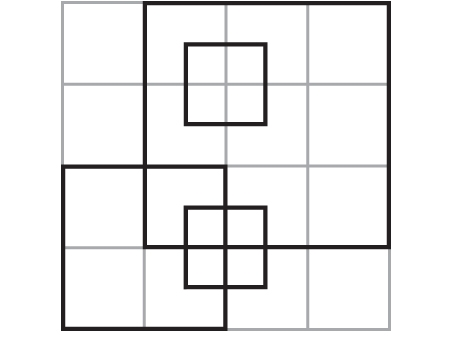
#> input picture SEC6/box.jpg, 454 x 353 px
$ python harris_detector.py
#> lines starting #> are read from the running program, lines starting #| are printed output that depends on the picture; after the words box and inside, x2 and y2 are one past the last pixel; in counts of white or black regions, pixels touching at a corner belong together
import cv2
import numpy as np
img = cv2.imread('box.jpg')
#> img is the input picture: shape (353, 454, 3); mean B, G, R 239.3, 239.2, 239.4
# corners detection
gray = cv2.cvtColor(img, cv2.COLOR_BGR2GRAY)
gray = np.float32(gray)
corners = cv2.cornerHarris(gray, 2, 3, 0.04)
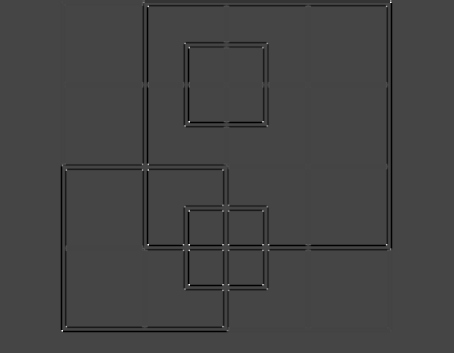
#> corners: shape (353, 454) float32; min -98918944, max 266254544, mean -2722456.2; drawn with min black and max white
corners = cv2.dilate(corners, None)
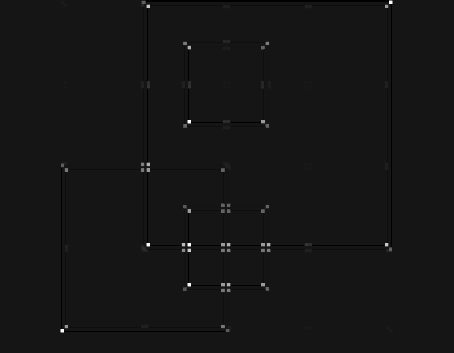
#> corners: shape (353, 454) float32; min -24729736, max 266254544, mean 250423.8; drawn with min black and max white
th = corners > 0.01 * corners.max()
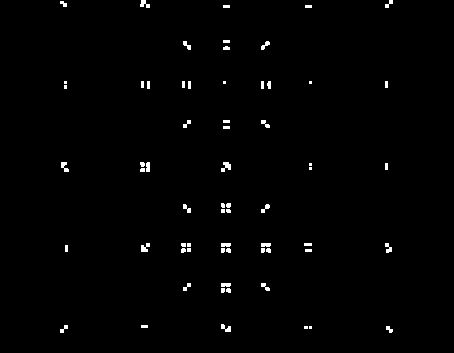
#> th: shape (353, 454) bool; 1% white; 64 white regions (18 under 20 px), largest, box (x1, y1, x2, y2) and area: (221, 162, 231, 172) 60, (141, 243, 150, 252) 53, (140, 0, 150, 8) 48
img[th] = [0, 0, 255]
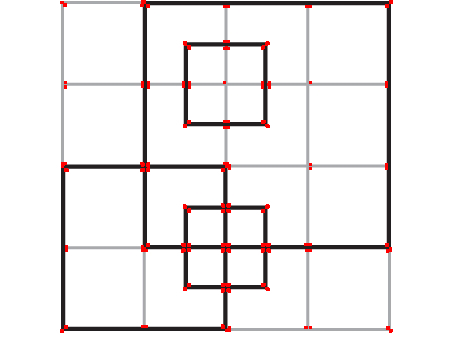
#> img: shape (353, 454, 3); 1.03% of pixels changed, all inside (x1, y1, x2, y2) = (60, 0, 393, 333)
cv2.imshow('original', img)
cv2.waitKey(0)
cv2.destroyAllWindows()
